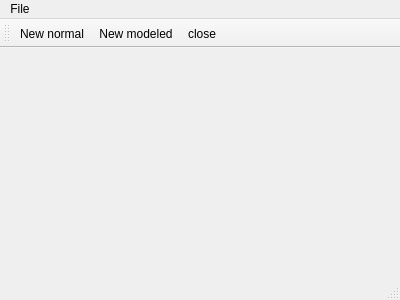
<?xml version="1.0" encoding="UTF-8"?>
<ui version="4.0">
 <class>multiplePages</class>
 <widget class="QMainWindow" name="multiplePages">
  <property name="geometry">
   <rect>
    <x>0</x>
    <y>0</y>
    <width>400</width>
    <height>300</height>
   </rect>
  </property>
  <property name="windowTitle">
   <string>multiplePages</string>
  </property>
  <widget class="QWidget" name="centralWidget"/>
  <widget class="QMenuBar" name="menuBar">
   <property name="geometry">
    <rect>
     <x>0</x>
     <y>0</y>
     <width>400</width>
     <height>20</height>
    </rect>
   </property>
   <widget class="QMenu" name="menuFile">
    <property name="title">
     <string>File</string>
    </property>
    <addaction name="actionNew"/>
    <addaction name="actionNew_modeled"/>
    <addaction name="actionClose"/>
   </widget>
   <addaction name="menuFile"/>
  </widget>
  <widget class="QToolBar" name="mainToolBar">
   <attribute name="toolBarArea">
    <enum>TopToolBarArea</enum>
   </attribute>
   <attribute name="toolBarBreak">
    <bool>false</bool>
   </attribute>
   <addaction name="actionNew"/>
   <addaction name="actionNew_modeled"/>
   <addaction name="actionClose"/>
  </widget>
  <widget class="QStatusBar" name="statusBar"/>
  <action name="actionNew">
   <property name="text">
    <string>New normal</string>
   </property>
  </action>
  <action name="actionClose">
   <property name="text">
    <string>close</string>
   </property>
  </action>
  <action name="actionNew_modeled">
   <property name="text">
    <string>New modeled</string>
   </property>
  </action>
 </widget>
 <layoutdefault spacing="6" margin="11"/>
 <resources/>
 <connections/>
</ui>
